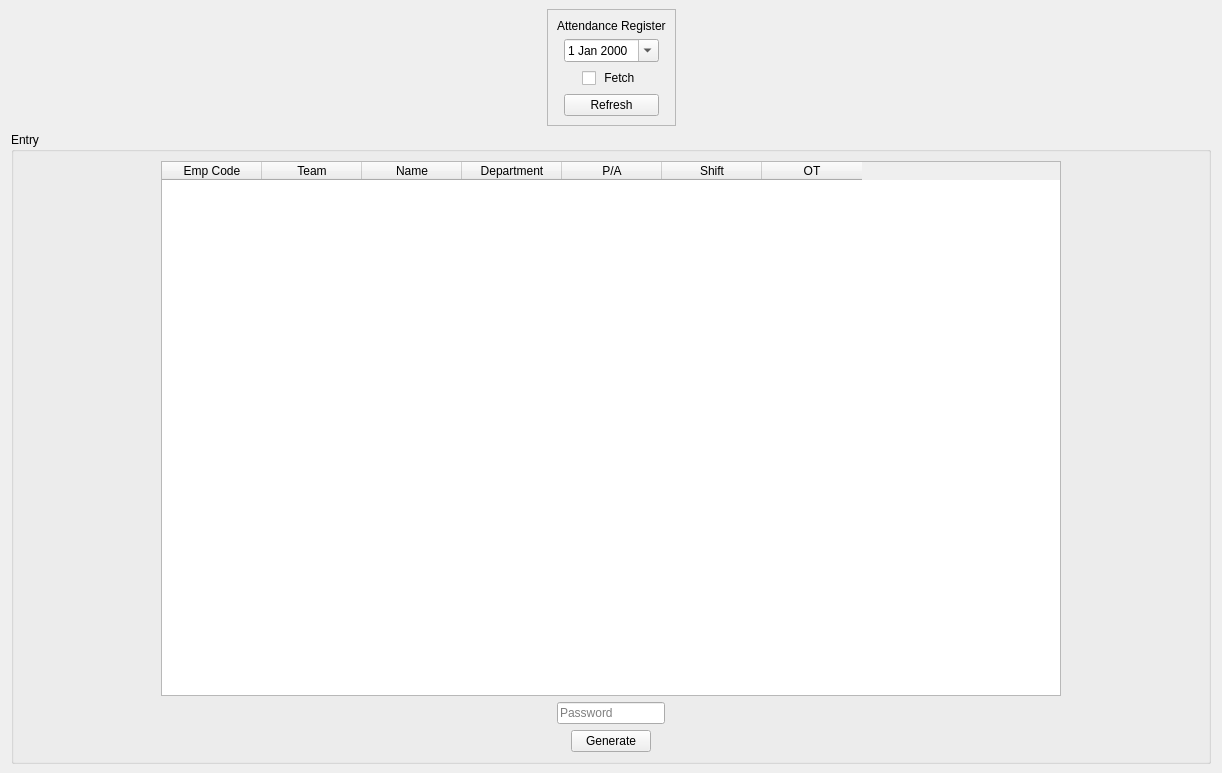
<?xml version="1.0" encoding="UTF-8"?>
<ui version="4.0">
 <class>MWin_AttendanceRegister</class>
 <widget class="QMainWindow" name="MWin_AttendanceRegister">
  <property name="geometry">
   <rect>
    <x>0</x>
    <y>0</y>
    <width>1222</width>
    <height>773</height>
   </rect>
  </property>
  <property name="windowTitle">
   <string>MainWindow</string>
  </property>
  <property name="styleSheet">
   <string notr="true">font: 10pt &quot;Courier New&quot;;</string>
  </property>
  <widget class="QWidget" name="CWin_AttendanceRegister">
   <layout class="QGridLayout" name="gridLayout_3">
    <item row="0" column="0">
     <spacer name="NEX_horizontalSpacer">
      <property name="orientation">
       <enum>Qt::Horizontal</enum>
      </property>
      <property name="sizeHint" stdset="0">
       <size>
        <width>40</width>
        <height>20</height>
       </size>
      </property>
     </spacer>
    </item>
    <item row="0" column="1">
     <widget class="QFrame" name="NEX_frame">
      <property name="frameShape">
       <enum>QFrame::StyledPanel</enum>
      </property>
      <property name="frameShadow">
       <enum>QFrame::Raised</enum>
      </property>
      <layout class="QGridLayout" name="gridLayout">
       <item row="1" column="1">
        <widget class="QDateEdit" name="IQDE_Date">
         <property name="calendarPopup">
          <bool>true</bool>
         </property>
        </widget>
       </item>
       <item row="2" column="1" alignment="Qt::AlignHCenter">
        <widget class="QCheckBox" name="IQC_AttendanceFetch">
         <property name="text">
          <string> Fetch</string>
         </property>
        </widget>
       </item>
       <item row="0" column="0" colspan="3" alignment="Qt::AlignHCenter">
        <widget class="QLabel" name="OQL_Title">
         <property name="maximumSize">
          <size>
           <width>200</width>
           <height>20</height>
          </size>
         </property>
         <property name="text">
          <string>Attendance Register</string>
         </property>
        </widget>
       </item>
       <item row="3" column="1">
        <widget class="QPushButton" name="IQC_Refresh">
         <property name="text">
          <string>Refresh</string>
         </property>
        </widget>
       </item>
      </layout>
     </widget>
    </item>
    <item row="0" column="2">
     <spacer name="NEX_horizontalSpacer_2">
      <property name="orientation">
       <enum>Qt::Horizontal</enum>
      </property>
      <property name="sizeHint" stdset="0">
       <size>
        <width>40</width>
        <height>20</height>
       </size>
      </property>
     </spacer>
    </item>
    <item row="1" column="0" colspan="3" alignment="Qt::AlignHCenter">
     <widget class="QGroupBox" name="NEX_Entry">
      <property name="minimumSize">
       <size>
        <width>1200</width>
        <height>0</height>
       </size>
      </property>
      <property name="maximumSize">
       <size>
        <width>1000</width>
        <height>16777215</height>
       </size>
      </property>
      <property name="title">
       <string>Entry</string>
      </property>
      <layout class="QGridLayout" name="gridLayout_2">
       <item row="2" column="0" alignment="Qt::AlignHCenter">
        <widget class="QPushButton" name="pushButton">
         <property name="text">
          <string>Generate</string>
         </property>
        </widget>
       </item>
       <item row="0" column="0">
        <widget class="QTableWidget" name="OQTB_Register">
         <property name="maximumSize">
          <size>
           <width>900</width>
           <height>16777215</height>
          </size>
         </property>
         <column>
          <property name="text">
           <string>Emp Code</string>
          </property>
         </column>
         <column>
          <property name="text">
           <string>Team</string>
          </property>
         </column>
         <column>
          <property name="text">
           <string>Name</string>
          </property>
         </column>
         <column>
          <property name="text">
           <string>Department</string>
          </property>
         </column>
         <column>
          <property name="text">
           <string>P/A</string>
          </property>
         </column>
         <column>
          <property name="text">
           <string>Shift</string>
          </property>
         </column>
         <column>
          <property name="text">
           <string>OT</string>
          </property>
         </column>
        </widget>
       </item>
       <item row="1" column="0" alignment="Qt::AlignHCenter">
        <widget class="QLineEdit" name="lineEdit">
         <property name="placeholderText">
          <string>Password</string>
         </property>
        </widget>
       </item>
      </layout>
     </widget>
    </item>
   </layout>
  </widget>
 </widget>
 <resources/>
 <connections/>
</ui>
